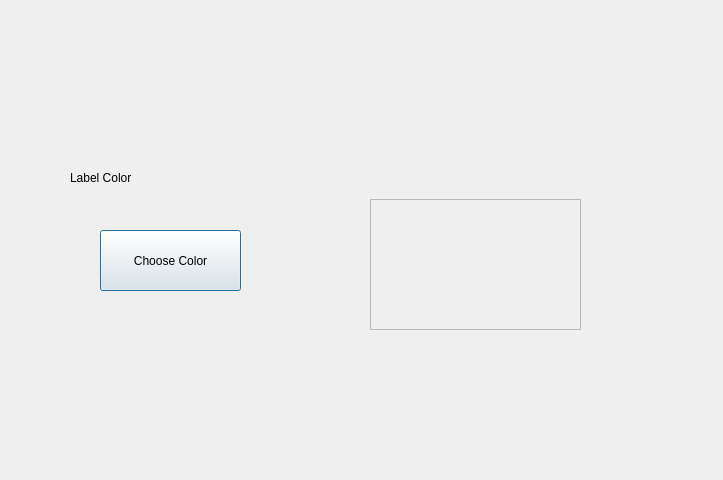
<?xml version="1.0" encoding="UTF-8"?>
<ui version="4.0">
 <class>Dialog</class>
 <widget class="QDialog" name="Dialog">
  <property name="geometry">
   <rect>
    <x>0</x>
    <y>0</y>
    <width>723</width>
    <height>480</height>
   </rect>
  </property>
  <property name="windowTitle">
   <string>Dialog</string>
  </property>
  <widget class="QPushButton" name="pushButtonColor">
   <property name="geometry">
    <rect>
     <x>100</x>
     <y>230</y>
     <width>141</width>
     <height>61</height>
    </rect>
   </property>
   <property name="text">
    <string>Choose Color</string>
   </property>
  </widget>
  <widget class="QFrame" name="frameColor">
   <property name="geometry">
    <rect>
     <x>370</x>
     <y>199</y>
     <width>211</width>
     <height>131</height>
    </rect>
   </property>
   <property name="frameShape">
    <enum>QFrame::StyledPanel</enum>
   </property>
   <property name="frameShadow">
    <enum>QFrame::Raised</enum>
   </property>
  </widget>
  <widget class="QLabel" name="labelColor">
   <property name="geometry">
    <rect>
     <x>70</x>
     <y>170</y>
     <width>91</width>
     <height>16</height>
    </rect>
   </property>
   <property name="text">
    <string>Label Color</string>
   </property>
  </widget>
 </widget>
 <resources/>
 <connections/>
</ui>
